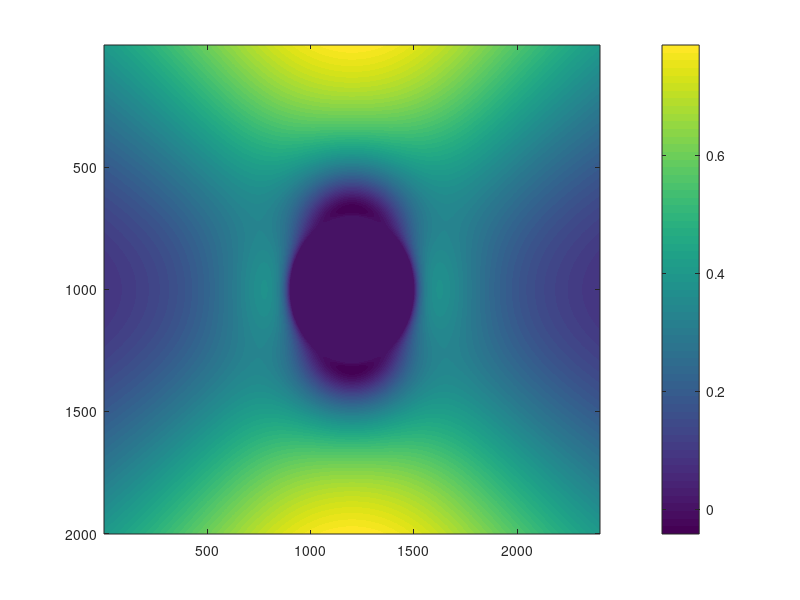
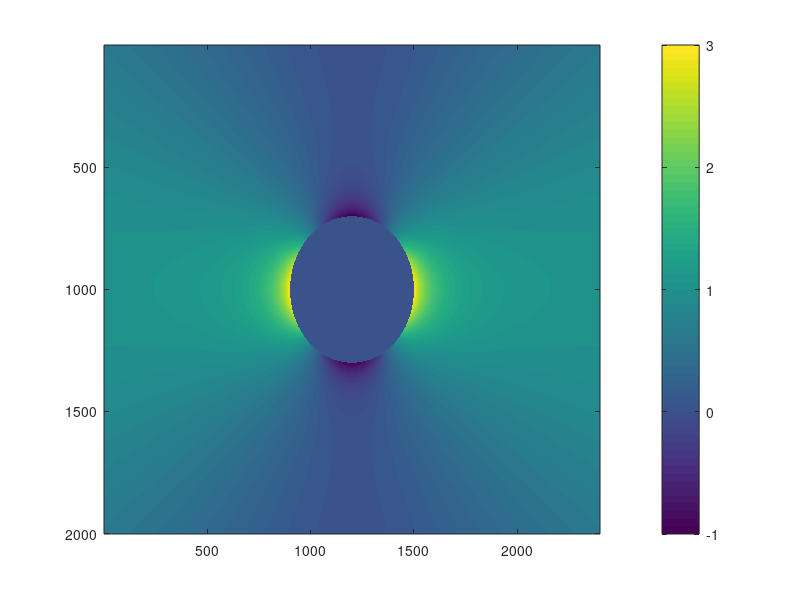
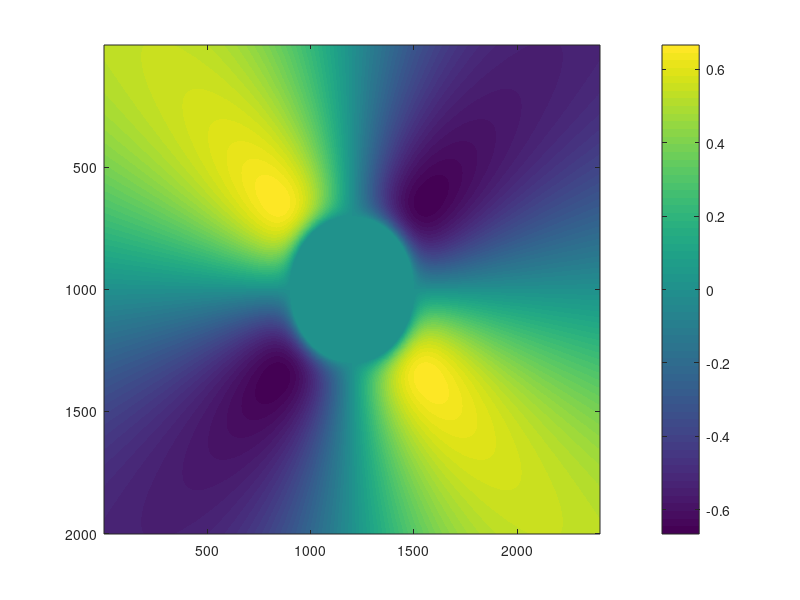
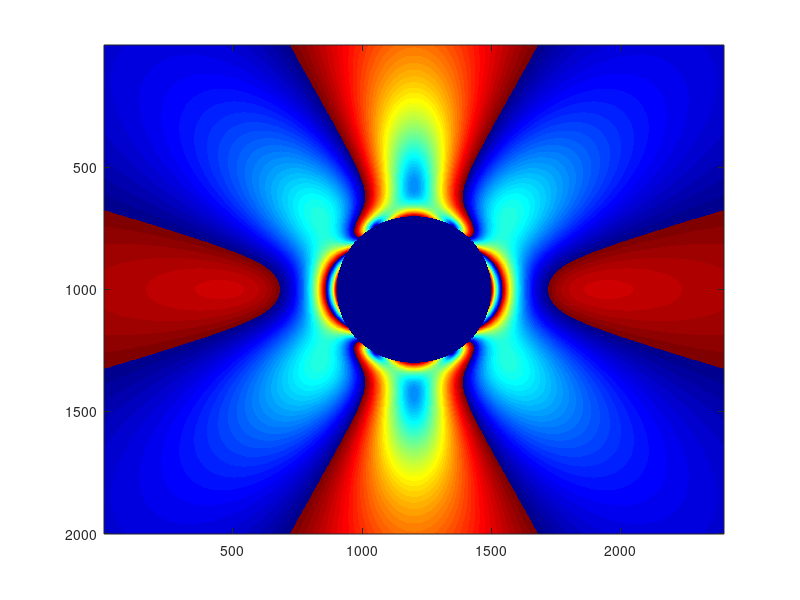

Write MATLAB code to recreate these figures, in order.
% AER E 322 Spring 2023 Lab 02 Analysis Script
% Matthew Mehrtens, Peter Mikolitis, and Natsuki Oda
clear,clc,close all

% Define a grid
x = -12:0.01:12;
y = (-10:0.01:10)';
xgrid = ones(size(y, 1), 1) * x;
ygrid = y * ones(1, size(x, 2));

% Calculate r and theta at each point on the grid
r = sqrt(xgrid.^2 + ygrid.^2);
theta = atan2(ygrid, xgrid);

% Assign arbitrary values to a and sigma_0
a       = 3; % [m]
sigma_0 = 1; % [Pa]

% Calculate the stresses
sigma_r = sigma_0 / 2 .* ((1 - a.^2 ./ r.^2) - ...
    (1 - 4 .* a.^2 ./ r.^2 + 3 .* a.^4 ./ r.^ 4) ...
    .* cos(2 .* theta)); % [Pa]

sigma_theta = sigma_0 / 2 .* ((1 + a.^2 ./ r.^2) + ...
    (1 + 3 .* a.^4 ./ r.^4) .* cos(2 .* theta)); % [Pa]

tau_rtheta = sigma_0 / 2 .* ...
    (1 + 2 .* a.^2 ./ r.^2 - 3 .* a.^4 ./ r.^4) .* sin(2 .* theta); % [Pa]

% Mask out the hole
sigma_r(r < a) = 0;
sigma_theta(r < a) = 0;
tau_rtheta(r < a) = 0;

% Calculate sigma_p1 - sigma_p2
diff = 2 .* sqrt(((sigma_r - sigma_theta) ./ 2).^2 + tau_rtheta.^2);

% Plot the stress distributions
f1 = figure('Name', 'sigma_r');
imagesc(sigma_r);
colorbar;
f2 = figure('Name', 'sigma_theta');
imagesc(sigma_theta);
colorbar;
f3 = figure('Name', 'tau_rtheta');
imagesc(tau_rtheta);
colorbar;
f4 = figure('Name', 'sigma_p1 - sigma_p2');
imagesc(diff);
colormap([jet; jet; jet]);